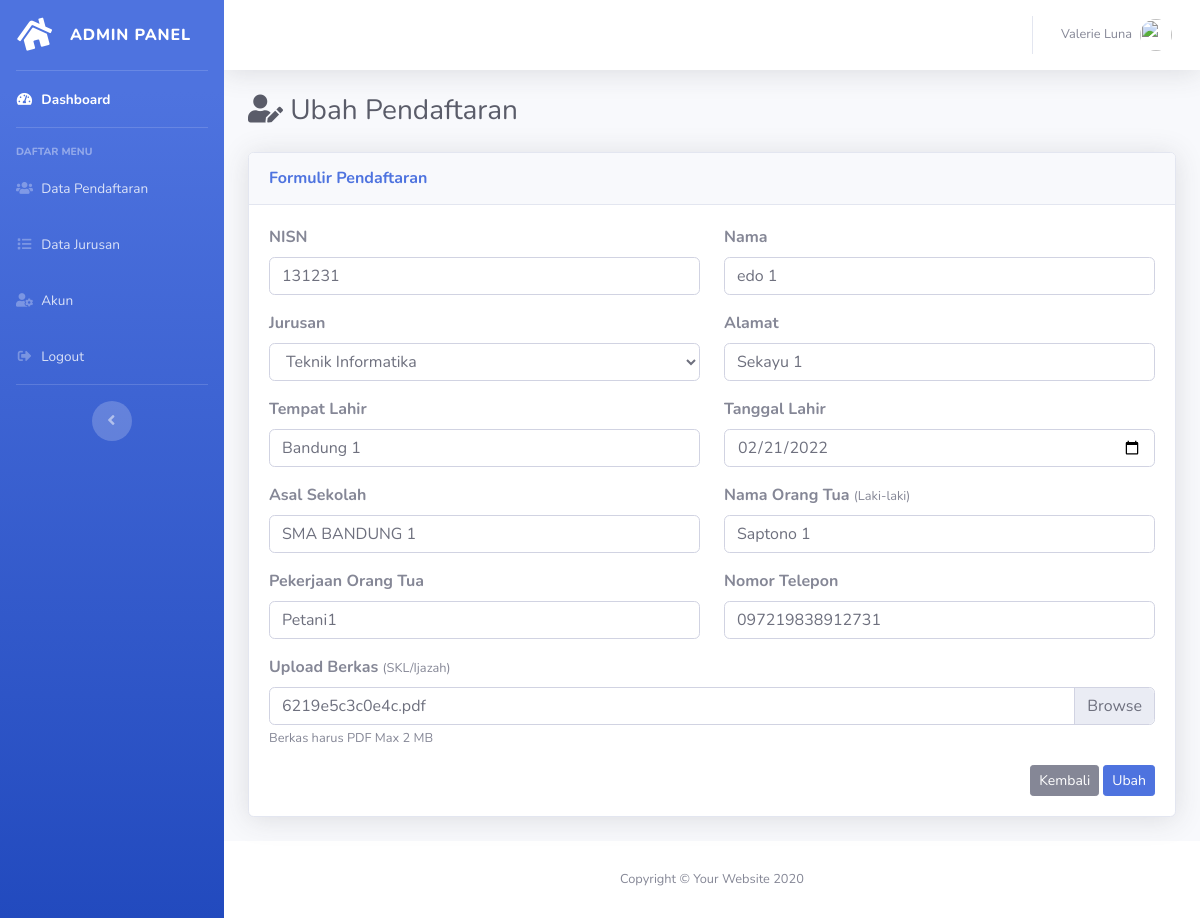
Page /admin/ubah-pendaftaran.php?id_pendaftaran=6 on the committed database.
### tables this page shows
CREATE TABLE `tbl_pendaftaran` (
  `id_pendaftaran` int(11) NOT NULL,
  `jurusan_id` varchar(100) NOT NULL,
  `nisn` varchar(20) NOT NULL,
  `nama` varchar(100) NOT NULL,
  `alamat` text NOT NULL,
  `tempat` text NOT NULL,
  `tanggal_lahir` date NOT NULL,
  `asal_sekolah` varchar(100) NOT NULL,
  `nama_ortu` varchar(100) NOT NULL,
  `pekerjaan_ortu` varchar(150) NOT NULL,
  `no_telepon` varchar(20) NOT NULL,
  `file` varchar(150) NOT NULL,
  `tanggal_daftar` timestamp NOT NULL DEFAULT current_timestamp() ON UPDATE current_timestamp()
);

### admin/config/controller.php (called while the page is built, shortened)
<?php
function query($query)
{
    global $db;
    $result = mysqli_query($db, $query);
    $rows = [];
    while ($row = mysqli_fetch_assoc($result)) {
        $rows[] = $row;
    }
    return $rows;
}

### admin/ubah-pendaftaran.php (the view, shortened to what this page needs)
<?php
include 'layout/header.php';
$data_jurusan = query("SELECT * FROM tbl_jurusan ORDER BY id_jurusan DESC");
$id_pendaftaran = (int)$_GET['id_pendaftaran'];
$data = query("SELECT * FROM tbl_pendaftaran WHERE id_pendaftaran = '$id_pendaftaran'")[0];
?>
<div class="container-fluid">
    <div class="d-sm-flex align-items-center justify-content-between mb-4">
        <h1 class="h3 mb-0 text-gray-800"><i class="fas fa-user-edit"></i> Ubah Pendaftaran</h1>
    </div>
    <div class="card shadow mb-4">
        <div class="card-header py-3">
            <h6 class="m-0 font-weight-bold text-primary">Formulir Pendaftaran</h6>
        </div>
        <div class="card-body">
            <form action="" method="post" enctype="multipart/form-data">
                <div class="row">
                    <div class="form-group col-lg-6">
                        <label for="nisn"><b>NISN</b></label>
                        <input type="number" name="nisn" id="nisn" class="form-control" required minlength="10" maxlength="10" value="<?= $data['nisn']; ?>">
                    </div>
                    <div class="form-group col-lg-6">
                        <label for="nama"><b>Nama</b></label>
                        <input type="text" name="nama" id="nama" class="form-control" required minlength="3" value="<?= $data['nama']; ?>">
                    </div>
                </div>
                <div class="row">
                    <div class="form-group col-lg-6">
                        <label for="jurusan_id"><b>Jurusan</b></label>
                        <select name="jurusan_id" id="jurusan_id" class="form-control" required>
                            <?php foreach ($data_jurusan as $jurusan) : ?>
                                <?php if ($jurusan['id_jurusan'] == $data['jurusan_id']) : ?>
                                    <option value="<?= $jurusan['id_jurusan']; ?>" selected><?= $jurusan['nama_jurusan']; ?></option>
                                <?php else : ?>
                                    <option value="<?= $jurusan['id_jurusan']; ?>"><?= $jurusan['nama_jurusan']; ?></option>
                                <?php endif; ?>
                            <?php endforeach; ?>
                        </select>
                    </div>
                    <div class="form-group col-lg-6">
                        <label for="alamat"><b>Alamat</b></label>
                        <input type="text" name="alamat" id="alamat" class="form-control" required minlength="3" value="<?= $data['alamat']; ?>">
                    </div>
                </div>
                <div class="row">
                    <div class="form-group col-lg-6">
                        <label for="tempat"><b>Tempat Lahir</b></label>
                        <input type="text" name="tempat" id="tempat" class="form-control" required minlength="3" value="<?= $data['tempat']; ?>">
                    </div>
                    <div class="form-group col-lg-6">
                        <label for="tanggal_lahir"><b>Tanggal Lahir</b></label>
                        <input type="date" name="tanggal_lahir" id="tanggal_lahir" class="form-control" required value="<?= $data['tanggal_lahir']; ?>">
                    </div>
                </div>
                <div class="row">
                    <div class="form-group col-lg-6">
                        <label for="asal_sekolah"><b>Asal Sekolah</b></label>
                        <input type="text" name="asal_sekolah" id="asal_sekolah" class="form-control" required minlength="3" value="<?= $data['asal_sekolah']; ?>">
                    </div>
                    <div class="form-group col-lg-6">
                        <label for="nama_ortu"><b>Nama Orang Tua <small>(Laki-laki)</small></b></label>
                        <input type="text" name="nama_ortu" id="nama_ortu" class="form-control" required minlength="3" value="<?= $data['nama_ortu']; ?>">
                    </div>
                </div>
                <div class="row">
                    <div class="form-group col-lg-6">
                        <label for="pekerjaan_ortu"><b>Pekerjaan Orang Tua</b></label>
                        <input type="text" name="pekerjaan_ortu" id="pekerjaan_ortu" class="form-control" required minlength="3" value="<?= $data['pekerjaan_ortu']; ?>">
                    </div>
                    <div class="form-group col-lg-6">
                        <label for="no_telepon"><b>Nomor Telepon</b></label>
                        <input type="number" name="no_telepon" id="no_telepon" class="form-control" required minlength="10" value="<?= $data['no_telepon']; ?>">
                    </div>
                </div>
                <div class="form-group">
                    <label for="file"><b>Upload Berkas</b> <small>(SKL/Ijazah)</small></label><br>
                    <div class="custom-file">
                        <label class="custom-file-label" for="file"><?= $data['file']; ?></label>
                        <small>Berkas harus PDF Max 2 MB</small>
                    </div>
                </div>
                <button type="submit" name="ubah" class="btn btn-primary btn-sm float-right ml-1">Ubah</button>
                <a href="data-pendaftaran.php" class="btn btn-secondary btn-sm float-right">Kembali</a>
            </form>
        </div>
    </div>
</div>
<?php include 'layout/footer.php'; ?>

### rows in the picture
tbl_pendaftaran: nisn "131231", nama "edo 1", alamat "Sekayu 1", tempat "Bandung 1", tanggal_lahir "02/21/2022", asal_sekolah "SMA BANDUNG 1", nama_ortu "Saptono 1", pekerjaan_ortu "Petani1", no_telepon "097219838912731", file "6219e5c3c0e4c.pdf"

### other values in the picture
form field jurusan_id "Teknik Informatika"
